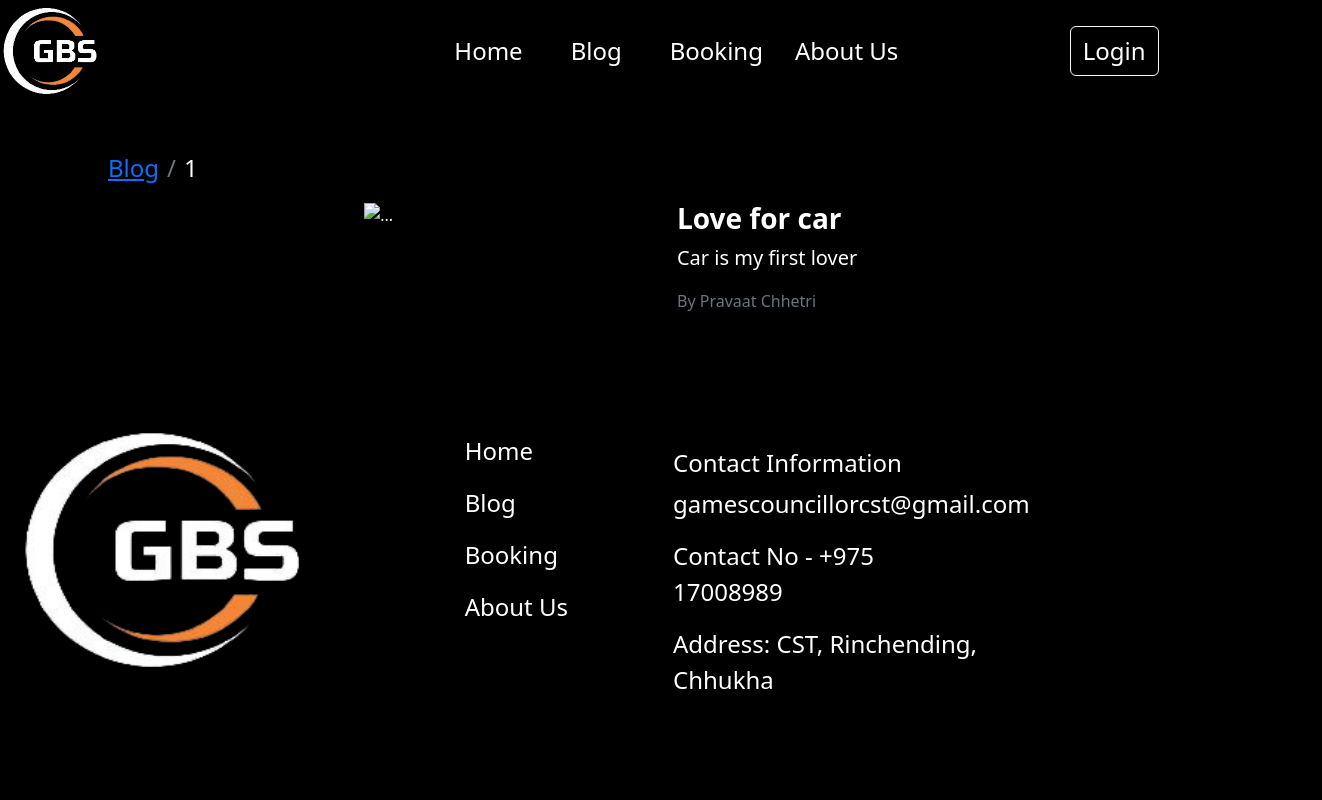
Before: /blog/1 with the older database file.
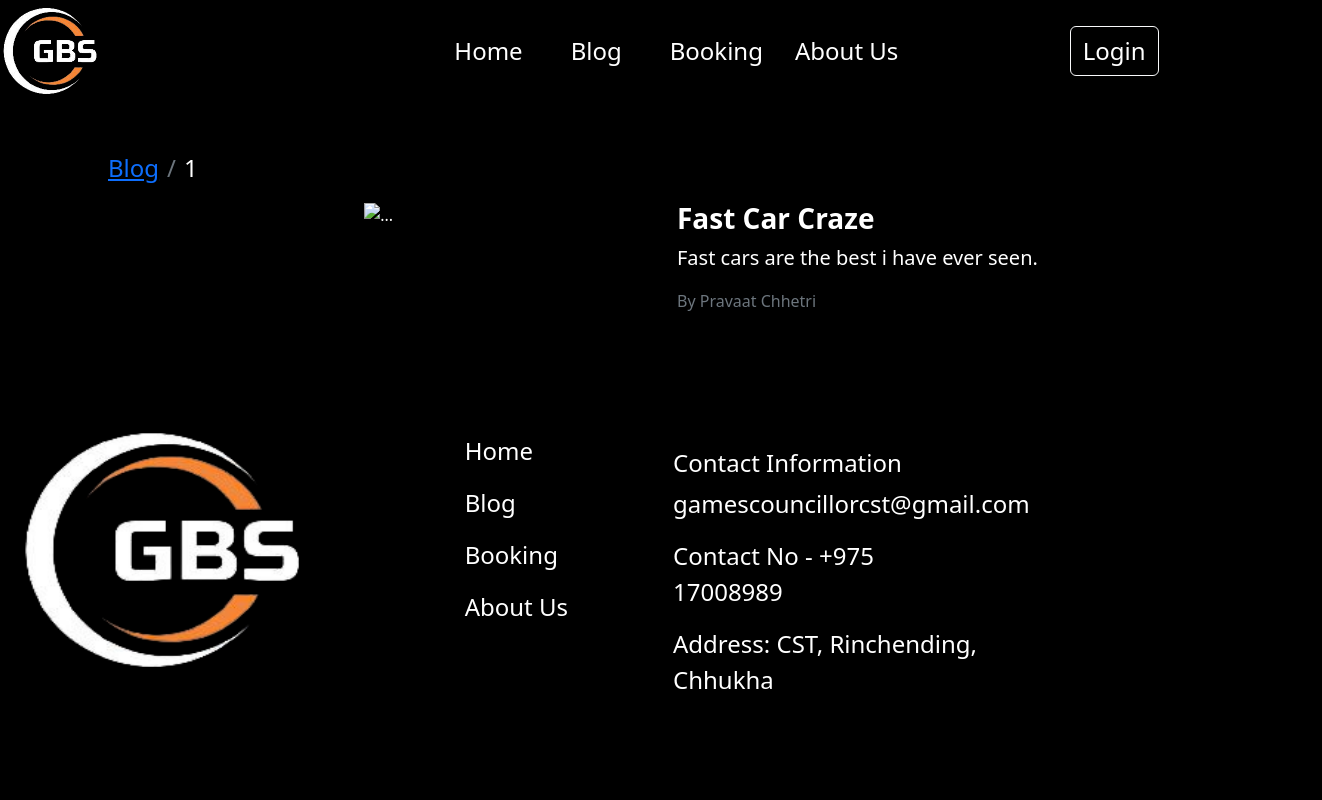
After: the same page with the newer database file.
### models.py (models this page shows, shortened)
class Blogs(db.Model):
    BId = db.Column(db.Integer, primary_key=True, autoincrement=True)
    title = db.Column(db.String(100), nullable=False)
    content = db.Column(db.Text, nullable=False)
    author = db.Column(db.String(100), nullable=False)
    image = db.Column(db.Text, nullable=False)
    mimetype = db.Column(db.Text, nullable=False)
    date_created = db.Column(db.DateTime, nullable=False, default=datetime.utcnow)

### app.py (the view)
@app.route('/blog/<int:id>')
def blog_detail(id):
    if 'role' in session:
        _blog=Blogs.query.filter_by(BId=id).first()
        return render_template('blog_disp.html',data={'role_status':session['LogAs'],'blog':_blog})
    else:
        blog=Blogs.query.filter_by(BId=id).first()
        return render_template('blog_disp.html', data={'b': 'active','blog':blog})

### templates/blog_disp.html (shortened to what this page needs)
{%extends 'index.html'%}
{%block content%}
<div class="my-5 bg-black text-bg-light container-fluid row text-center">
    <nav aria-label="breadcrumb">
        <ol class="breadcrumb ms-5">
          <li class="breadcrumb-item nav-item fs-4 ms-5"><a class="nav-item" href="\blog">Blog</a></li>
          <li class="breadcrumb-item nav-item fs-4">{{data.blog.BId}}</li>
        </ol>
      </nav>
    <div class="col-lg-1"></div>
    <div class="col-lg-5">
        <img src="/blog/img/{{data.blog.BId}}" class="img-fluid" alt="...">
    </div>
    <div class="col-lg-5 text-center">
        <div class="col-lg-10 col-sm-12 px-3">
            <h1 class="text-start fs-3"><b> {{data.blog.title}} </b></h1>
            <p class="text-start fs-5">{{data.blog.content}}</p>
            <p class="text-start text-muted">By {{data.blog.author}}</p>
        </div>
    </div>
</div>
{%endblock%}

### templates/index.html (shortened to what this page needs)
<!DOCTYPE html>
<html lang="en">
<head>
  <link href="https://cdn.jsdelivr.net/npm/bootstrap@5.2.2/dist/css/bootstrap.min.css" rel="stylesheet">
  <link rel="stylesheet" href="{{url_for('static', filename='css/index.css')}}" />
</head>
<body style="background-color:black;">
  <div class="container-fluid p-0">
    <nav class="navbar fs-4 navbar-expand-lg navbar-dark p-0" style="background-color: rgba(0, 0, 0, 0)">
      <a class="navbar-brand" href="#"><img src="{{url_for('static',filename='img/gbsLogo.png')}}" height="50%"
          width="50%" ms-5 alt="" /></a>
      <div class="collapse navbar-collapse justify-content-evenly ps-5" id="navbarSupportedContent">
        <ul class="navbar-nav justify-content-center">
          <li class="nav-item px-lg-3">
            <a class="nav-link {{data.a}}" aria-current="page" href="/">Home</a>
          </li>
          <li class="nav-item px-lg-3">
            <a class="nav-link {{data.b}}" href="/blog">Blog</a>
          </li>
          <li class="nav-item px-lg-3">
            <a class="nav-link {{data.d}}" href="/booking">Booking</a>
          </li>
          <li class="nav-item">
            <a class="nav-link {{data.e}}" href="/aboutUs"> About Us </a>
          </li>
        </ul>
        <form action="" class="d-flex">
          <button class="nav-item {{data.f}} {{data.n}} btn btn-outline-light fs-4 ">
            {%if data.role_status=='User' or data.role_status=='Admin'%}
            <a href="/logout" class="nav-link ">Logout</a>
            {%else%}
            <a href="/login" class="nav-link ">Login</a>
            {%endif%}
          </button>
        </form>
      </div>
    </nav>
  </div>
  {%block content%}{%endblock%}
  <hr\>
    <div class="container-fluid bg-black text-bg-dark row m-0 p-0">
      <div class="col-lg-3 col-sm-12 text-sm-center py-sm-5">
        <a href="#" class=""><img src="{{url_for('static',filename='img/gbsLogo.png')}}" height="250px" width="300px"
            alt=""></a>
      </div>
      <div class="col-lg-2 offset-lg-1 offset-sm-5 col-sm-7 ps-4 py-sm-5 ">
        <nav class="nav flex-column text-bg-dark bg-transparent fs-4 " style="background-color: rgba(0, 0, 0, 0)">
          <ul class="navbar-nav">
            <li class="nav-item">
              <a class="nav-link nav-new active" aria-current="page" href="/">Home</a>
            </li>
            <li class="nav-item">
              <a class="nav-link nav-new" href="/blog">Blog</a>
            </li>
            <li class="nav-item">
              <a class="nav-link nav-new" href="/booking">Booking</a>
            </li>
            <li class="nav-item">
              <a class="nav-link nav-new" href="/aboutUs"> About Us </a>
            </li>
          </ul>
        </nav>
      </div>
      <div class="col-lg-3 col-md-12 col-sm-12 py-sm-5">
        <div class=" fs-4 mt-4 text-lg-start  text-sm-center">
          <h4>Contact Information</h4>
          <p>gamescouncillorcst@gmail.com</p>
          <p>Contact No - +975 17008989</p>
          <p>Address: CST, Rinchending, Chhukha</p>
        </div>
      </div>
      <div class="col-lg-3 col-sm-12 text-center py-sm-5 pe-3">
        <div class="col-9">
          <iframe
            src="https://www.google.com/maps/embed?pb=!1m18!1m12!1m3!1d3559.6775695543015!2d89.39180371499653!3d26.850205783154486!2m3!1f0!2f0!3f0!3m2!1i1024!2i768!4f13.1!3m3!1m2!1s0x39e3cb2c210e611d%3A0x44c5cb2cd32b18d4!2zQ29sbGVnZSBvZiBTY2llbmNlIGFuZCBUZWNobm9sb2d5IOC9muC9k-C8i-C9ouC9suC9guC8i-C9keC9hOC8i-C9oOC9leC-suC9tOC9o-C8i-C9ouC9suC9guC8i-C9mOC9kOC9vOC8i-C9ouC9suC9mOC8i-C9puC-s-C9vOC9luC8i-C9guC-suC-reC8jQ!5e0!3m2!1sen!2sbt!4v1665463941692!5m2!1sen!2sbt"
            width="400px" height="300px" style="border: 0" allowfullscreen="" loading="lazy"
></iframe>
        </div>
      </div>
    </div>
</body>
</html>

### static/css/index.css (style rules this page uses)
* { background-color: rgba(0, 0, 0, 0); color: white; }
.nav-link { color: white; }
.nav { --bs-nav-link-hover-color: #e5760b; }

Changed rows visible on the page:
changed Blogs "Pravaat Chhetri": blog "Love for car" → "Fast Car Craze"; blog.content "Car is my first lover" → "Fast cars are the best i have ever seen."
